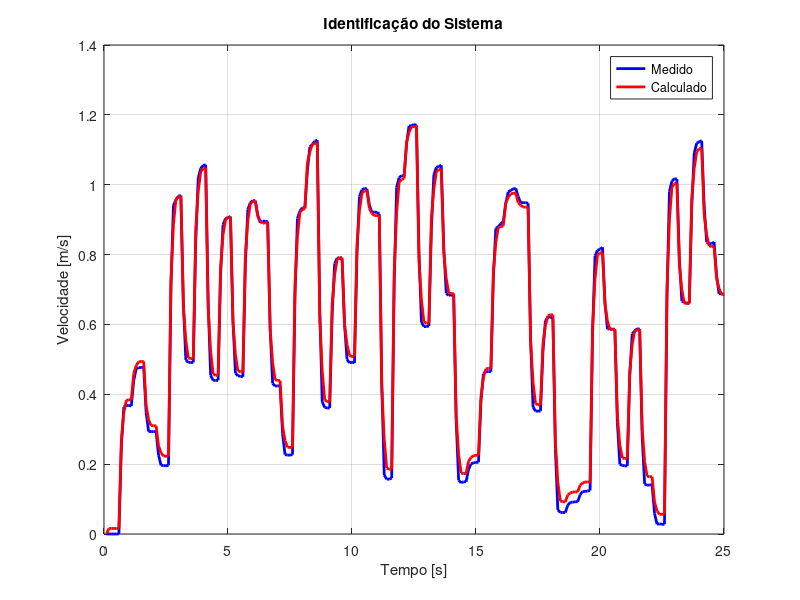

The MATLAB script that drew this image:
clc, clear, close all

data = load('t100a03');
pv = 900;
D = 0.042;
dT = 0.1;
dS = ((pi*D)/pv)/dT;

y = dS*data.d(:,2);
u = data.d(:,1);
N = length(y);

Y = y(2:N);
X = [y(1:N-1) u(1:N-1)];

theta = inv(X'*X)*X'*Y

yh = [0];
for i = 2:N
    yh(i) = theta(1) *  y(i - 1) + theta(2) * u(i-1); 
    
end

for i = 1:N
    MSE=sum((yh(i)-y(i))^2)/N;
end

% ------------ Plots -----------
figure()
subplot(1,1,1)
plot(data.dT, y, 'b', 'linewidth', 2)
hold on
plot(data.dT, yh, 'r','linewidth', 2)
hold on
grid on
title('Identificação do Sistema')
xlabel('Tempo [s]')
ylabel('Velocidade [m/s]')
legend('Medido','Calculado') 

% ----------- Validação ---------
data_t = load('t100a04');
y_t = dS*data_t.d(:,2);
u_t = data_t.d(:,1);

yh_t = [0];
for i = 2:N
    yh_t(i) = theta(1) *  y_t(i - 1) + theta(2) * u_t(i-1);   
    
end

for i = 1:N
    MSE_t=sum((yh_t(i)-y_t(i))^2)/N;
end